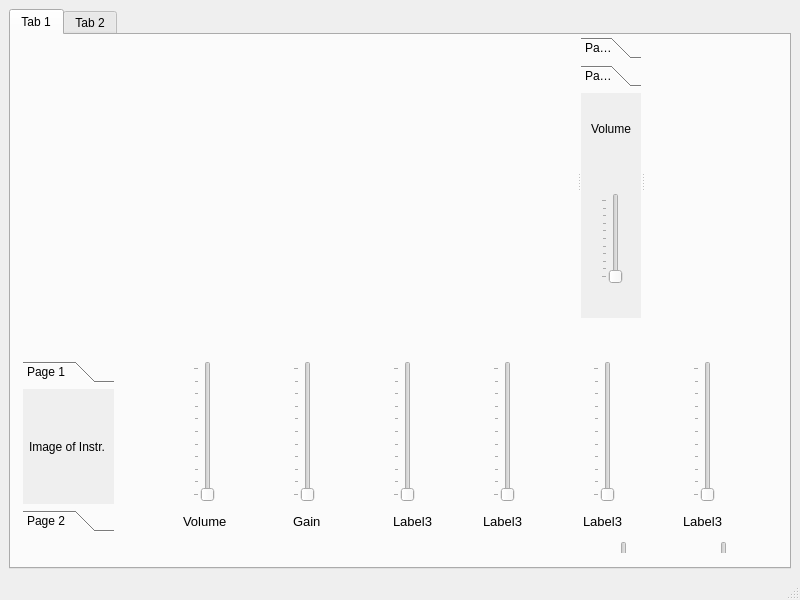
<?xml version="1.0" encoding="UTF-8"?>
<ui version="4.0">
 <class>MainWindow</class>
 <widget class="QMainWindow" name="MainWindow">
  <property name="geometry">
   <rect>
    <x>0</x>
    <y>0</y>
    <width>800</width>
    <height>600</height>
   </rect>
  </property>
  <property name="maximumSize">
   <size>
    <width>1000</width>
    <height>700</height>
   </size>
  </property>
  <property name="windowTitle">
   <string>MainWindow</string>
  </property>
  <widget class="QWidget" name="centralwidget">
   <layout class="QHBoxLayout" name="horizontalLayout">
    <item>
     <widget class="QTabWidget" name="tabWidget">
      <property name="currentIndex">
       <number>0</number>
      </property>
      <widget class="QWidget" name="tab">
       <attribute name="title">
        <string>Tab 1</string>
       </attribute>
       <widget class="QWidget" name="">
        <property name="geometry">
         <rect>
          <x>2</x>
          <y>0</y>
          <width>802</width>
          <height>518</height>
         </rect>
        </property>
        <layout class="QVBoxLayout" name="verticalLayout">
         <item>
          <widget class="QWidget" name="widget" native="true">
           <property name="minimumSize">
            <size>
             <width>0</width>
             <height>300</height>
            </size>
           </property>
           <widget class="QSplitter" name="splitter">
            <property name="geometry">
             <rect>
              <x>10</x>
              <y>0</y>
              <width>761</width>
              <height>291</height>
             </rect>
            </property>
            <property name="orientation">
             <enum>Qt::Horizontal</enum>
            </property>
            <widget class="QWidget" name="MainGraph" native="true">
             <property name="minimumSize">
              <size>
               <width>400</width>
               <height>0</height>
              </size>
             </property>
            </widget>
            <widget class="QWidget" name="MainSpectroControls" native="true">
             <property name="minimumSize">
              <size>
               <width>60</width>
               <height>0</height>
              </size>
             </property>
             <property name="maximumSize">
              <size>
               <width>60</width>
               <height>16777215</height>
              </size>
             </property>
             <widget class="QToolBox" name="Control">
              <property name="geometry">
               <rect>
                <x>0</x>
                <y>2</y>
                <width>69</width>
                <height>281</height>
               </rect>
              </property>
              <property name="currentIndex">
               <number>1</number>
              </property>
              <widget class="QWidget" name="page_3">
               <property name="geometry">
                <rect>
                 <x>0</x>
                 <y>0</y>
                 <width>69</width>
                 <height>227</height>
                </rect>
               </property>
               <attribute name="label">
                <string>Page 1</string>
               </attribute>
               <widget class="QPushButton" name="pushButton_3">
                <property name="geometry">
                 <rect>
                  <x>0</x>
                  <y>20</y>
                  <width>61</width>
                  <height>23</height>
                 </rect>
                </property>
                <property name="text">
                 <string>Spectro</string>
                </property>
               </widget>
               <widget class="QPushButton" name="pushButton_2">
                <property name="geometry">
                 <rect>
                  <x>0</x>
                  <y>60</y>
                  <width>61</width>
                  <height>23</height>
                 </rect>
                </property>
                <property name="text">
                 <string>Play</string>
                </property>
               </widget>
               <widget class="QPushButton" name="pushButton">
                <property name="geometry">
                 <rect>
                  <x>0</x>
                  <y>0</y>
                  <width>61</width>
                  <height>23</height>
                 </rect>
                </property>
                <property name="styleSheet">
                 <string notr="true">radius:&quot;3&quot;;</string>
                </property>
                <property name="text">
                 <string>Open File</string>
                </property>
               </widget>
               <widget class="QPushButton" name="pushButton_9">
                <property name="geometry">
                 <rect>
                  <x>0</x>
                  <y>80</y>
                  <width>61</width>
                  <height>23</height>
                 </rect>
                </property>
                <property name="text">
                 <string>Pause</string>
                </property>
               </widget>
               <widget class="QPushButton" name="pushButton_4">
                <property name="geometry">
                 <rect>
                  <x>0</x>
                  <y>140</y>
                  <width>61</width>
                  <height>23</height>
                 </rect>
                </property>
                <property name="text">
                 <string>Faster</string>
                </property>
               </widget>
               <widget class="QPushButton" name="pushButton_5">
                <property name="geometry">
                 <rect>
                  <x>0</x>
                  <y>120</y>
                  <width>61</width>
                  <height>23</height>
                 </rect>
                </property>
                <property name="text">
                 <string>Slower</string>
                </property>
               </widget>
               <widget class="QPushButton" name="pushButton_7">
                <property name="geometry">
                 <rect>
                  <x>0</x>
                  <y>180</y>
                  <width>61</width>
                  <height>23</height>
                 </rect>
                </property>
                <property name="text">
                 <string>Zoom in</string>
                </property>
               </widget>
               <widget class="QPushButton" name="pushButton_8">
                <property name="geometry">
                 <rect>
                  <x>0</x>
                  <y>200</y>
                  <width>61</width>
                  <height>23</height>
                 </rect>
                </property>
                <property name="text">
                 <string>Zoom out</string>
                </property>
               </widget>
              </widget>
              <widget class="QWidget" name="page_4">
               <property name="geometry">
                <rect>
                 <x>0</x>
                 <y>0</y>
                 <width>69</width>
                 <height>227</height>
                </rect>
               </property>
               <attribute name="label">
                <string>Page 2</string>
               </attribute>
               <widget class="QSlider" name="verticalSlider">
                <property name="geometry">
                 <rect>
                  <x>20</x>
                  <y>100</y>
                  <width>22</width>
                  <height>91</height>
                 </rect>
                </property>
                <property name="maximum">
                 <number>10</number>
                </property>
                <property name="orientation">
                 <enum>Qt::Vertical</enum>
                </property>
                <property name="tickPosition">
                 <enum>QSlider::TicksAbove</enum>
                </property>
                <property name="tickInterval">
                 <number>1</number>
                </property>
               </widget>
               <widget class="QLabel" name="label">
                <property name="geometry">
                 <rect>
                  <x>10</x>
                  <y>20</y>
                  <width>51</width>
                  <height>31</height>
                 </rect>
                </property>
                <property name="font">
                 <font>
                  <pointsize>9</pointsize>
                 </font>
                </property>
                <property name="text">
                 <string>Volume</string>
                </property>
               </widget>
              </widget>
             </widget>
            </widget>
            <widget class="QWidget" name="Spectro" native="true"/>
           </widget>
          </widget>
         </item>
         <item>
          <widget class="QWidget" name="Equalizer" native="true">
           <widget class="QToolBox" name="EqualizerControl">
            <property name="geometry">
             <rect>
              <x>10</x>
              <y>20</y>
              <width>91</width>
              <height>171</height>
             </rect>
            </property>
            <property name="currentIndex">
             <number>0</number>
            </property>
            <widget class="QWidget" name="page_5">
             <property name="geometry">
              <rect>
               <x>0</x>
               <y>0</y>
               <width>91</width>
               <height>117</height>
              </rect>
             </property>
             <attribute name="label">
              <string>Page 1</string>
             </attribute>
             <widget class="QLabel" name="ImageOFInstHolder">
              <property name="geometry">
               <rect>
                <x>6</x>
                <y>2</y>
                <width>81</width>
                <height>111</height>
               </rect>
              </property>
              <property name="text">
               <string>Image of Instr.</string>
              </property>
             </widget>
            </widget>
            <widget class="QWidget" name="page_6">
             <property name="geometry">
              <rect>
               <x>0</x>
               <y>0</y>
               <width>91</width>
               <height>117</height>
              </rect>
             </property>
             <attribute name="label">
              <string>Page 2</string>
             </attribute>
             <widget class="QPushButton" name="Instrument_4">
              <property name="geometry">
               <rect>
                <x>10</x>
                <y>0</y>
                <width>75</width>
                <height>23</height>
               </rect>
              </property>
              <property name="text">
               <string>Inst 1</string>
              </property>
             </widget>
             <widget class="QPushButton" name="Instrument_2">
              <property name="geometry">
               <rect>
                <x>10</x>
                <y>30</y>
                <width>75</width>
                <height>23</height>
               </rect>
              </property>
              <property name="text">
               <string>Inst 2</string>
              </property>
             </widget>
             <widget class="QPushButton" name="Instrument_3">
              <property name="geometry">
               <rect>
                <x>10</x>
                <y>60</y>
                <width>75</width>
                <height>23</height>
               </rect>
              </property>
              <property name="text">
               <string>Inst 3</string>
              </property>
             </widget>
            </widget>
           </widget>
           <widget class="QSlider" name="EqualizerVolume">
            <property name="geometry">
             <rect>
              <x>180</x>
              <y>20</y>
              <width>22</width>
              <height>141</height>
             </rect>
            </property>
            <property name="maximum">
             <number>10</number>
            </property>
            <property name="orientation">
             <enum>Qt::Vertical</enum>
            </property>
            <property name="tickPosition">
             <enum>QSlider::TicksAbove</enum>
            </property>
           </widget>
           <widget class="QSlider" name="EqualizerGain">
            <property name="geometry">
             <rect>
              <x>280</x>
              <y>20</y>
              <width>22</width>
              <height>141</height>
             </rect>
            </property>
            <property name="maximum">
             <number>10</number>
            </property>
            <property name="orientation">
             <enum>Qt::Vertical</enum>
            </property>
            <property name="tickPosition">
             <enum>QSlider::TicksAbove</enum>
            </property>
           </widget>
           <widget class="QSlider" name="verticalSlider_4">
            <property name="geometry">
             <rect>
              <x>380</x>
              <y>20</y>
              <width>22</width>
              <height>141</height>
             </rect>
            </property>
            <property name="maximum">
             <number>10</number>
            </property>
            <property name="orientation">
             <enum>Qt::Vertical</enum>
            </property>
            <property name="tickPosition">
             <enum>QSlider::TicksAbove</enum>
            </property>
           </widget>
           <widget class="QSlider" name="verticalSlider_5">
            <property name="geometry">
             <rect>
              <x>480</x>
              <y>20</y>
              <width>22</width>
              <height>141</height>
             </rect>
            </property>
            <property name="maximum">
             <number>10</number>
            </property>
            <property name="orientation">
             <enum>Qt::Vertical</enum>
            </property>
            <property name="tickPosition">
             <enum>QSlider::TicksAbove</enum>
            </property>
           </widget>
           <widget class="QSlider" name="verticalSlider_6">
            <property name="geometry">
             <rect>
              <x>580</x>
              <y>20</y>
              <width>22</width>
              <height>141</height>
             </rect>
            </property>
            <property name="maximum">
             <number>10</number>
            </property>
            <property name="orientation">
             <enum>Qt::Vertical</enum>
            </property>
            <property name="tickPosition">
             <enum>QSlider::TicksAbove</enum>
            </property>
           </widget>
           <widget class="QSlider" name="verticalSlider_7">
            <property name="geometry">
             <rect>
              <x>680</x>
              <y>20</y>
              <width>22</width>
              <height>141</height>
             </rect>
            </property>
            <property name="maximum">
             <number>10</number>
            </property>
            <property name="orientation">
             <enum>Qt::Vertical</enum>
            </property>
            <property name="tickPosition">
             <enum>QSlider::TicksAbove</enum>
            </property>
           </widget>
           <widget class="QLabel" name="VolumeLabel">
            <property name="geometry">
             <rect>
              <x>170</x>
              <y>170</y>
              <width>61</width>
              <height>20</height>
             </rect>
            </property>
            <property name="font">
             <font>
              <pointsize>10</pointsize>
             </font>
            </property>
            <property name="text">
             <string>Volume</string>
            </property>
           </widget>
           <widget class="QLabel" name="VolumeLabel_2">
            <property name="geometry">
             <rect>
              <x>280</x>
              <y>170</y>
              <width>61</width>
              <height>20</height>
             </rect>
            </property>
            <property name="font">
             <font>
              <pointsize>10</pointsize>
             </font>
            </property>
            <property name="text">
             <string>Gain</string>
            </property>
           </widget>
           <widget class="QLabel" name="VolumeLabel_3">
            <property name="geometry">
             <rect>
              <x>380</x>
              <y>170</y>
              <width>61</width>
              <height>20</height>
             </rect>
            </property>
            <property name="font">
             <font>
              <pointsize>10</pointsize>
             </font>
            </property>
            <property name="text">
             <string>Label3</string>
            </property>
           </widget>
           <widget class="QWidget" name="Equalizer_2" native="true">
            <property name="geometry">
             <rect>
              <x>420</x>
              <y>180</y>
              <width>800</width>
              <height>210</height>
             </rect>
            </property>
            <widget class="QSlider" name="verticalSlider_8">
             <property name="geometry">
              <rect>
               <x>180</x>
               <y>20</y>
               <width>22</width>
               <height>141</height>
              </rect>
             </property>
             <property name="orientation">
              <enum>Qt::Vertical</enum>
             </property>
            </widget>
            <widget class="QSlider" name="verticalSlider_9">
             <property name="geometry">
              <rect>
               <x>280</x>
               <y>20</y>
               <width>22</width>
               <height>141</height>
              </rect>
             </property>
             <property name="orientation">
              <enum>Qt::Vertical</enum>
             </property>
            </widget>
            <widget class="QSlider" name="verticalSlider_10">
             <property name="geometry">
              <rect>
               <x>380</x>
               <y>20</y>
               <width>22</width>
               <height>141</height>
              </rect>
             </property>
             <property name="orientation">
              <enum>Qt::Vertical</enum>
             </property>
            </widget>
            <widget class="QSlider" name="verticalSlider_11">
             <property name="geometry">
              <rect>
               <x>480</x>
               <y>20</y>
               <width>22</width>
               <height>141</height>
              </rect>
             </property>
             <property name="orientation">
              <enum>Qt::Vertical</enum>
             </property>
            </widget>
            <widget class="QSlider" name="verticalSlider_12">
             <property name="geometry">
              <rect>
               <x>580</x>
               <y>20</y>
               <width>22</width>
               <height>141</height>
              </rect>
             </property>
             <property name="orientation">
              <enum>Qt::Vertical</enum>
             </property>
            </widget>
            <widget class="QSlider" name="verticalSlider_13">
             <property name="geometry">
              <rect>
               <x>680</x>
               <y>20</y>
               <width>22</width>
               <height>141</height>
              </rect>
             </property>
             <property name="orientation">
              <enum>Qt::Vertical</enum>
             </property>
            </widget>
            <widget class="QLabel" name="VolumeLabel_4">
             <property name="geometry">
              <rect>
               <x>170</x>
               <y>170</y>
               <width>61</width>
               <height>20</height>
              </rect>
             </property>
             <property name="font">
              <font>
               <pointsize>10</pointsize>
              </font>
             </property>
             <property name="text">
              <string>Volume</string>
             </property>
            </widget>
            <widget class="QLabel" name="VolumeLabel_5">
             <property name="geometry">
              <rect>
               <x>280</x>
               <y>170</y>
               <width>61</width>
               <height>20</height>
              </rect>
             </property>
             <property name="font">
              <font>
               <pointsize>10</pointsize>
              </font>
             </property>
             <property name="text">
              <string>Gain</string>
             </property>
            </widget>
            <widget class="QLabel" name="VolumeLabel_6">
             <property name="geometry">
              <rect>
               <x>380</x>
               <y>170</y>
               <width>61</width>
               <height>20</height>
              </rect>
             </property>
             <property name="font">
              <font>
               <pointsize>10</pointsize>
              </font>
             </property>
             <property name="text">
              <string>Label3</string>
             </property>
            </widget>
           </widget>
           <widget class="QLabel" name="VolumeLabel_7">
            <property name="geometry">
             <rect>
              <x>470</x>
              <y>170</y>
              <width>61</width>
              <height>20</height>
             </rect>
            </property>
            <property name="font">
             <font>
              <pointsize>10</pointsize>
             </font>
            </property>
            <property name="text">
             <string>Label3</string>
            </property>
           </widget>
           <widget class="QLabel" name="VolumeLabel_8">
            <property name="geometry">
             <rect>
              <x>570</x>
              <y>170</y>
              <width>61</width>
              <height>20</height>
             </rect>
            </property>
            <property name="font">
             <font>
              <pointsize>10</pointsize>
             </font>
            </property>
            <property name="text">
             <string>Label3</string>
            </property>
           </widget>
           <widget class="QLabel" name="VolumeLabel_9">
            <property name="geometry">
             <rect>
              <x>670</x>
              <y>170</y>
              <width>61</width>
              <height>20</height>
             </rect>
            </property>
            <property name="font">
             <font>
              <pointsize>10</pointsize>
             </font>
            </property>
            <property name="text">
             <string>Label3</string>
            </property>
           </widget>
          </widget>
         </item>
        </layout>
       </widget>
      </widget>
      <widget class="QWidget" name="tab_2">
       <attribute name="title">
        <string>Tab 2</string>
       </attribute>
      </widget>
     </widget>
    </item>
   </layout>
  </widget>
  <widget class="QMenuBar" name="menubar">
   <property name="geometry">
    <rect>
     <x>0</x>
     <y>0</y>
     <width>800</width>
     <height>21</height>
    </rect>
   </property>
  </widget>
  <widget class="QStatusBar" name="statusbar"/>
 </widget>
 <resources/>
 <connections/>
</ui>
